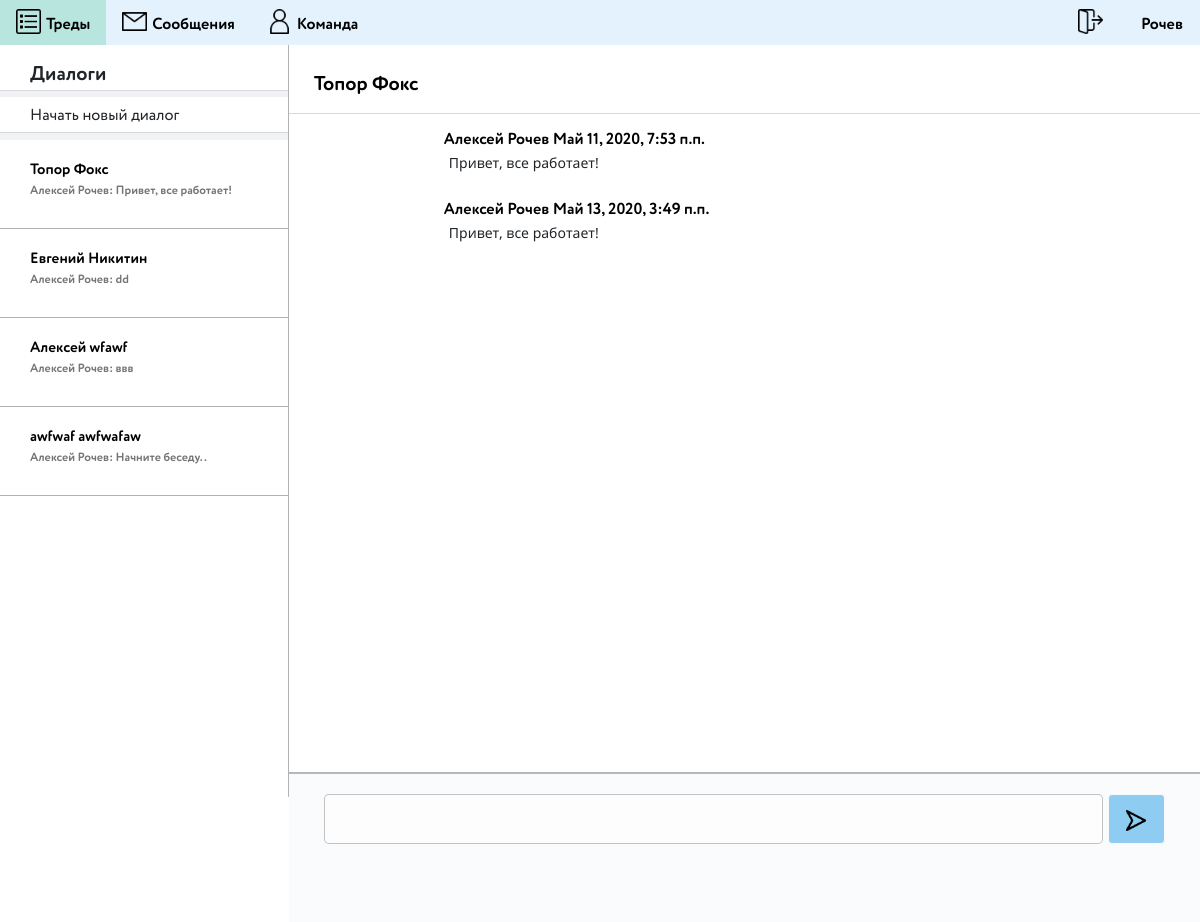
Screenshot of /im/1/ (signed in) with the database file from the repository.
### account/models.py (models this page shows, shortened)
class Account(AbstractBaseUser):
    id = models.AutoField(primary_key=True)
    email = models.EmailField(verbose_name="email", max_length=60, unique=True)
    last_name = models.CharField(max_length=60, default=False)
    first_name = models.CharField(max_length=60, default=False)
    date_joined = models.DateTimeField(verbose_name='date joined', auto_now_add=True)
    is_admin = models.BooleanField(default=False)
    is_active = models.BooleanField(default=True)
    is_superuser = models.BooleanField(default=False)
    is_staff = models.BooleanField(default=False)
    photo = models.ImageField(default='ph/st/user.png', upload_to=content_file_name)
    USERNAME_FIELD = 'email'
    objects = MyAccountManager()
    def fio(self):
        return str(self.first_name + ' ' + self.last_name)
    def __str__(self):
        return self.email

### messenger/models.py (models this page shows)
class ThreadIm(models.Model):
    id = models.AutoField(primary_key=True)
    name = models.CharField(max_length=120)
    participants = models.ManyToManyField(Account, blank=True)
    last_message = models.DateTimeField(null=True, blank=True, db_index=True)
    YEAR_IN_SCHOOL_CHOICES = (
        ('LS', 'Личное сообщение'),
        ('GR', 'Групповое сообщение'),
    )
    vid = models.CharField(max_length=2,
                           choices=YEAR_IN_SCHOOL_CHOICES,
                           default='LS')

class MessageIm(models.Model):
    id = models.AutoField(primary_key=True)
    text = models.TextField()
    sender = models.ForeignKey(Account, on_delete=models.CASCADE)
    thread = models.ForeignKey(ThreadIm, on_delete=models.CASCADE)
    datetime = models.DateTimeField(auto_now_add=True, db_index=True)

### main/views.py (the view)
# urls.py: re_path(r'^im/(?P<id_traid>\w+)/$', views.Im.as_view()),
class Im(View):  # личные сообщения
    def get(self, request, **data):
        if request.user.is_authenticated:
            user = Account.objects.get(id=request.user.id)
            threads = ThreadIm.objects.filter(participants=request.user.id)
            team = user.team_set.all()[0]
            args = {}
            args['team_id'] = team.id
            args.update(csrf(request))
            for thread in threads:
                try:
                    sms = thread.messageim_set.filter(datetime=thread.last_message)[0]
                    thread.text = sms.text
                    thread.partner = thread.participants.exclude(email=user)[0].fio()
                except:
                    thread.text = 'Начните беседу..'
                    thread.partner = thread.participants.exclude(email=user)[0].fio()
                thread.name = thread.participants.exclude(email=user)[0].fio()
            args["traid"] = threads
            args['name'] = user.last_name
            if 'id_traid' in data:
                team = user.team_set.all()[0]
                args['team_id'] = team.id
                threa = threads.get(id=data['id_traid'])
                args['thread_id'] = threa.id
                sms = threa.messageim_set.all()
                args['name_traid'] = threa.participants.exclude(email=user)[0].fio()
                for smss in sms:
                    smss.name = smss.sender.fio()
                    smss.id_thread = smss.thread.id
                args['sms'] = sms
                return render(request, 'main/chat2.html', args)
        return render(request, 'main/im.html', args)

### templates/main/chat2.html (shortened to what this page needs)
{% extends "main/im.html" %}
{% load static %}
{% block chat %}
    <div style=" width: 100%">
        <div class="heder_chat">
            <div class="name_channel"><p class="cms" style="font-size:20px ">{{ name_traid }}</p></div>
        </div>
        <div class="dialog">
            {% for i in sms %}
                <div class="sms"><p class="cms" style="margin-bottom: 0; "> {{ i.name }} {{ i.datetime }}</p>
                    <p style="margin-bottom: 0; padding-left: 10px; font-size: .875rem;width: 450px;font-family: 'Noto Sans';">{{ i.text }}</p>
                </div>
            {% endfor %}
        </div>
        <div class="chat-input">
            <div class="container" style="display: flex">
                <div id="text" class="chat-imput-text" tabindex="0" aria-multiline="true" role="textbox"
                     contenteditable="true"></div>
                <button id='input1' type="button" class="btn btn-light input " accesskey="1"><img style="width: 20px"
                                                                                                  src="{% static 'assets/im/ic-send_97591.png' %}">
                </button>
            </div>
        </div>
    </div>
    </div>
{% endblock %}

### templates/main/im.html (shortened to what this page needs)
{% extends "base/base.html" %}
{% load static %}
{% block header %}
    <a class="nav-link" href="/u/{{ team_id }}/">
        <div class="">
            <div class="" style="float: left">
                <img style="width: 25px" src="{% static 'assets/im/sp.png' %}">
            </div>
            <div style="float: left"><p class="cms">Треды</p></div>
        </div>
    </a>
    <a class="nav-link" href="/im/">
        <div class="">
            <div class="" style="float: left">
                <img style="width: 25px" src="{% static 'assets/im/em.png' %}">
            </div>
            <div style="float: left"><p class="cms">Сообщения</p></div>
        </div>
    </a>
    <a class="nav-link" href="/team/">
        <div class="">
            <div class="" style="float: left">
                <img style="width: 25px" src="{% static 'assets/im/pi.png' %}">
            </div>
            <div style="float: left"><p class="cms">Команда</p></div>
        </div>
    </a>
    <a class="nav-link left" href="/logout/" style="margin-left: auto"><img style="width: 25px"
                                                                     src="{% static 'assets/im/logout.png' %}"></a>
    <a class="nav-link left" href="#"><p class="cms">{{ name }}</p></a>
{% endblock %}
{% block main %}
    <link rel="stylesheet" href={% static "assets/css/im.css" %}/>
    <div class="center_wraper" style="">
        <div class="name_k" style="">
            <div class="pade-blok">
                <div class="name_ka "><p style="margin-bottom: 0; font-size: 20px">
                    Диалоги</p></div>
            </div>
            <div class="fon">
                <div class="pade-blok" style="">
                    <div iddiv="box_2" id="teams_s" class="new_tred mymagicoverbox">
                        <div style="margin-left: 24px; float: left"><p style="margin-bottom: 0;font-size: 16px;">Начать
                            новый диалог</p>
                        </div>
                    </div>
                </div>
            </div>
            <div id='threadim'>
                {% for i in traid %}
                    <a href="/im/{{ i.id }}/" style="color: black">
                        <div class="traid">
                            <div class="traid_text">
                                <div class="test44"><p style="margin-bottom: 0">{{ i.name }}</p>
                                    <p class="size"
                                       style="margin: 0; font-size: 12px ; color: rgba(25,25,26,0.6)">Алексей
                                        Рочев: {{ i.text }} </p>
                                </div>
                            </div>
                        </div>
                    </a>
                {% endfor %}
            </div>
        </div>
        {% block chat %}{% endblock %}
    </div>
{% endblock %}

### static/assets/css/main.css (style rules this page uses)
.cms { padding-top: 5px; padding-left: 5px; margin-bottom: 0; color: black; font-family: Circe Rounded; }
.nav-link.left { margin-right: 1px; }
.pade-blok { position: relative; background: #fff; box-shadow: 0px 1px 0 0 #d7d8db, 0 0 0 0px #e3e4e8; }
.name_ka { margin: 10px 0px 0px 30px; flex-grow: 1; padding-top: 5px; font-family: Circe Rounded; }
.new_tred { padding: 6px; font-size: .875rem; font-weight: 400; line-height: 1.7; cursor: pointer; height: 35px; font-family: Circe Rounded2; }
.name_k { width: 380px; height: 93.96vh; border-right: 1px solid rgba(0, 0, 0, 0.3); }
.fon { padding-top: 7px; background-color: rgba(215, 216, 219, 0.34); margin-bottom: 0px; height: 50px; }
.traid_text { height: 88px; margin: 0px 5px 0px 30px; flex-grow: 1; padding-top: 5px; font-size: 15px; font-family: Circe Rounded; }
.traid { position: relative; background: #fff; border-bottom: 1px solid rgba(0, 0, 0, 0.3); }
.test44 { padding: 14px 20px 14px 0; }
.size { white-space: nowrap; overflow: hidden; text-overflow: ellipsis; }
.center_wraper { width: 100%; display: flex; }

### static/assets/css/chat.css (style rules this page uses)
.heder_chat { height: 68px; box-shadow: 0px 1px 0 0 #d7d8db, 0 0 0 0px #e3e4e8; }
.name_channel { padding: 30px; }
.name_channel { padding: 20px; }
.dialog { width: 100%; height: 659px; }
.sms { padding: 10px; padding-left: 150px; }
.chat-input { bottom: 0px; border-top: 2px inset rgba(0, 0, 0, 0.27); padding: 20px; width: 100%; max-height: 300px; background: #fafbfc; height: 150px; }
.chat-imput-text { max-height: 250px; width: 100%; border: 1px solid rgba(155, 155, 155, .6); padding: 12px; background-color: rgb(253, 253, 253); margin-left: auto; margin-right: 5px; overflow: auto; overflow-x: hidden; border-radius: 5px; outline: none; }
.btn.btn-light.input { margin-right: auto; background: #8fccf1; width: 60px; }

### rows the page displays
Account: last_name "Рочев"
ThreadIm: name "Топор Фокс", text "Привет, все работает!"
ThreadIm: name "Евгений Никитин", text "dd"
ThreadIm: name "Алексей wfawf", text "ввв"
ThreadIm: name "awfwaf awfwafaw", text "Начните беседу.."
MessageIm: name "Алексей Рочев", datetime "Май 11, 2020, 7:53 п.п.", text "Привет, все работает!"
MessageIm: name "Алексей Рочев", datetime "Май 13, 2020, 3:49 п.п.", text "Привет, все работает!"

### other values shown
{{ name_traid }} "Топор Фокс"
